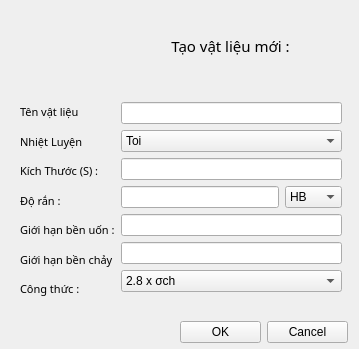
<?xml version="1.0" encoding="UTF-8"?>
<ui version="4.0">
 <class>ADD_data_material</class>
 <widget class="QDialog" name="ADD_data_material">
  <property name="geometry">
   <rect>
    <x>0</x>
    <y>0</y>
    <width>359</width>
    <height>349</height>
   </rect>
  </property>
  <property name="windowTitle">
   <string>Dialog</string>
  </property>
  <widget class="QLabel" name="label">
   <property name="geometry">
    <rect>
     <x>110</x>
     <y>20</y>
     <width>241</width>
     <height>51</height>
    </rect>
   </property>
   <property name="font">
    <font>
     <family>Noto Sans</family>
     <pointsize>11</pointsize>
    </font>
   </property>
   <property name="text">
    <string>Tạo vật liệu mới :</string>
   </property>
   <property name="alignment">
    <set>Qt::AlignCenter</set>
   </property>
  </widget>
  <widget class="QPushButton" name="pushButton">
   <property name="geometry">
    <rect>
     <x>10</x>
     <y>10</y>
     <width>80</width>
     <height>81</height>
    </rect>
   </property>
   <property name="text">
    <string/>
   </property>
   <property name="icon">
    <iconset resource="qml.qrc">
     <normaloff>:/dowload/Anh_cua_app+do_an/sign-add-icon.png</normaloff>:/dowload/Anh_cua_app+do_an/sign-add-icon.png</iconset>
   </property>
   <property name="iconSize">
    <size>
     <width>80</width>
     <height>80</height>
    </size>
   </property>
   <property name="flat">
    <bool>true</bool>
   </property>
  </widget>
  <widget class="QWidget" name="layoutWidget">
   <property name="geometry">
    <rect>
     <x>20</x>
     <y>100</y>
     <width>101</width>
     <height>201</height>
    </rect>
   </property>
   <layout class="QVBoxLayout" name="verticalLayout">
    <item>
     <widget class="QLabel" name="label_2">
      <property name="font">
       <font>
        <family>Noto Sans</family>
        <pointsize>8</pointsize>
       </font>
      </property>
      <property name="text">
       <string>Tên vật liệu</string>
      </property>
     </widget>
    </item>
    <item>
     <widget class="QLabel" name="label_8">
      <property name="font">
       <font>
        <family>Noto Sans</family>
        <pointsize>8</pointsize>
       </font>
      </property>
      <property name="text">
       <string>Nhiệt Luyện</string>
      </property>
     </widget>
    </item>
    <item>
     <widget class="QLabel" name="label_3">
      <property name="font">
       <font>
        <family>Noto Sans</family>
        <pointsize>8</pointsize>
       </font>
      </property>
      <property name="text">
       <string>Kích Thước (S) :</string>
      </property>
     </widget>
    </item>
    <item>
     <widget class="QLabel" name="label_6">
      <property name="font">
       <font>
        <family>Noto Sans</family>
        <pointsize>8</pointsize>
       </font>
      </property>
      <property name="text">
       <string>Độ rắn :</string>
      </property>
     </widget>
    </item>
    <item>
     <widget class="QLabel" name="label_5">
      <property name="font">
       <font>
        <family>Noto Sans</family>
        <pointsize>8</pointsize>
       </font>
      </property>
      <property name="text">
       <string>Giới hạn bền uốn :</string>
      </property>
     </widget>
    </item>
    <item>
     <widget class="QLabel" name="label_4">
      <property name="font">
       <font>
        <family>Noto Sans</family>
        <pointsize>8</pointsize>
       </font>
      </property>
      <property name="text">
       <string>Giới hạn bền chảy</string>
      </property>
     </widget>
    </item>
    <item>
     <widget class="QLabel" name="label_7">
      <property name="font">
       <font>
        <family>Noto Sans</family>
        <pointsize>8</pointsize>
       </font>
      </property>
      <property name="text">
       <string>Công thức :</string>
      </property>
     </widget>
    </item>
   </layout>
  </widget>
  <widget class="QWidget" name="layoutWidget">
   <property name="geometry">
    <rect>
     <x>180</x>
     <y>320</y>
     <width>168</width>
     <height>24</height>
    </rect>
   </property>
   <layout class="QHBoxLayout" name="horizontalLayout_3">
    <item>
     <widget class="QPushButton" name="pushButton_2">
      <property name="cursor">
       <cursorShape>PointingHandCursor</cursorShape>
      </property>
      <property name="text">
       <string>OK</string>
      </property>
     </widget>
    </item>
    <item>
     <widget class="QPushButton" name="pushButton_3">
      <property name="cursor">
       <cursorShape>PointingHandCursor</cursorShape>
      </property>
      <property name="text">
       <string>Cancel</string>
      </property>
     </widget>
    </item>
   </layout>
  </widget>
  <widget class="QWidget" name="layoutWidget">
   <property name="geometry">
    <rect>
     <x>121</x>
     <y>102</y>
     <width>221</width>
     <height>196</height>
    </rect>
   </property>
   <layout class="QVBoxLayout" name="verticalLayout_2">
    <item>
     <widget class="QLineEdit" name="Ten_vat_lieu"/>
    </item>
    <item>
     <layout class="QHBoxLayout" name="horizontalLayout">
      <item>
       <widget class="QComboBox" name="comboBox_2">
        <property name="cursor">
         <cursorShape>PointingHandCursor</cursorShape>
        </property>
        <item>
         <property name="text">
          <string>Toi</string>
         </property>
        </item>
        <item>
         <property name="text">
          <string>Toi cai thien</string>
         </property>
        </item>
        <item>
         <property name="text">
          <string>Toi the tich</string>
         </property>
        </item>
        <item>
         <property name="text">
          <string>Tham Cacbon</string>
         </property>
        </item>
        <item>
         <property name="text">
          <string>Tham Nito</string>
         </property>
        </item>
       </widget>
      </item>
     </layout>
    </item>
    <item>
     <widget class="QLineEdit" name="kichthuoc"/>
    </item>
    <item>
     <layout class="QHBoxLayout" name="horizontalLayout_2">
      <item>
       <widget class="QLineEdit" name="Do_ran"/>
      </item>
      <item>
       <widget class="QComboBox" name="comboBox">
        <property name="cursor">
         <cursorShape>PointingHandCursor</cursorShape>
        </property>
        <item>
         <property name="text">
          <string>HB</string>
         </property>
        </item>
        <item>
         <property name="text">
          <string>HRC</string>
         </property>
        </item>
       </widget>
      </item>
     </layout>
    </item>
    <item>
     <widget class="QLineEdit" name="Gioi_han_ben_u"/>
    </item>
    <item>
     <widget class="QLineEdit" name="Gioi_han_ben_chay"/>
    </item>
    <item>
     <widget class="QComboBox" name="comboBox_3">
      <property name="insertPolicy">
       <enum>QComboBox::InsertAtCurrent</enum>
      </property>
      <item>
       <property name="text">
        <string>2.8 x σch</string>
       </property>
      </item>
      <item>
       <property name="text">
        <string>40 x HRCm
</string>
       </property>
      </item>
     </widget>
    </item>
   </layout>
  </widget>
 </widget>
 <resources>
  <include location="qml.qrc"/>
 </resources>
 <connections/>
</ui>
